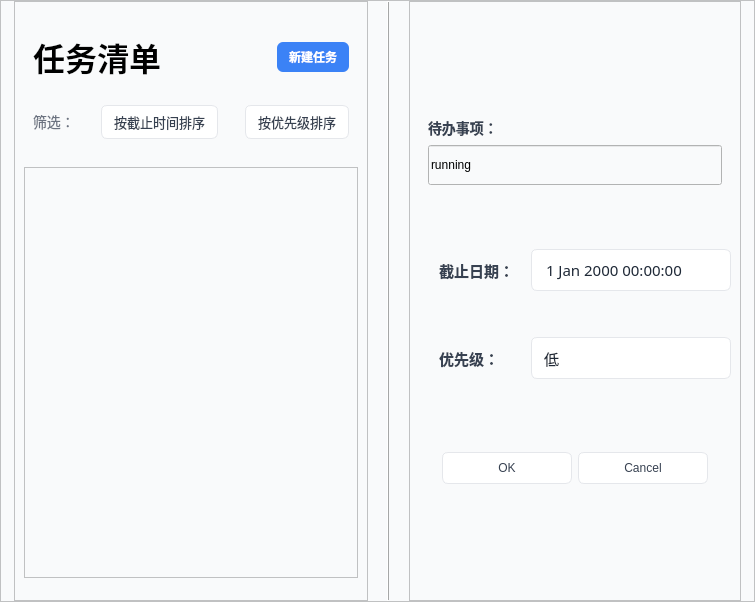
      <widget class="QWidget" name="tasks">
       <property name="sizePolicy">
        <sizepolicy hsizetype="Expanding" vsizetype="Expanding">
         <horstretch>0</horstretch>
         <verstretch>0</verstretch>
        </sizepolicy>
       </property>
       <property name="styleSheet">
        <string notr="true">    background-color: #F9FAFB;
 </string>
       </property>
       <layout class="QGridLayout" name="gridLayout_6">
        <property name="leftMargin">
         <number>0</number>
        </property>
        <property name="topMargin">
         <number>0</number>
        </property>
        <property name="rightMargin">
         <number>0</number>
        </property>
        <property name="bottomMargin">
         <number>0</number>
        </property>
        <property name="spacing">
         <number>0</number>
        </property>
        <item row="0" column="0">
         <widget class="QFrame" name="frame_3">
          <property name="sizePolicy">
           <sizepolicy hsizetype="Expanding" vsizetype="Expanding">
            <horstretch>0</horstretch>
            <verstretch>0</verstretch>
           </sizepolicy>
          </property>
          <property name="autoFillBackground">
           <bool>false</bool>
          </property>
          <property name="styleSheet">
           <string notr="true"/>
          </property>
          <property name="frameShape">
           <enum>QFrame::Shape::StyledPanel</enum>
          </property>
          <property name="frameShadow">
           <enum>QFrame::Shadow::Raised</enum>
          </property>
          <layout class="QHBoxLayout" name="horizontalLayout">
           <property name="leftMargin">
            <number>0</number>
           </property>
           <property name="topMargin">
            <number>0</number>
           </property>
           <property name="rightMargin">
            <number>0</number>
           </property>
           <property name="bottomMargin">
            <number>0</number>
           </property>
           <item>
            <spacer name="horizontalSpacer">
             <property name="orientation">
              <enum>Qt::Orientation::Horizontal</enum>
             </property>
             <property name="sizeType">
              <enum>QSizePolicy::Policy::Preferred</enum>
             </property>
             <property name="sizeHint" stdset="0">
              <size>
               <width>13</width>
               <height>20</height>
              </size>
             </property>
            </spacer>
           </item>
           <item>
            <widget class="QFrame" name="frame">
             <property name="sizePolicy">
              <sizepolicy hsizetype="Expanding" vsizetype="Expanding">
               <horstretch>0</horstretch>
               <verstretch>0</verstretch>
              </sizepolicy>
             </property>
             <property name="styleSheet">
              <string notr="true"/>
             </property>
             <property name="frameShape">
              <enum>QFrame::Shape::StyledPanel</enum>
             </property>
             <property name="frameShadow">
              <enum>QFrame::Shadow::Raised</enum>
             </property>
             <layout class="QVBoxLayout" name="verticalLayout_3">
              <item>
               <spacer name="verticalSpacer_2">
                <property name="orientation">
                 <enum>Qt::Orientation::Vertical</enum>
                </property>
                <property name="sizeType">
                 <enum>QSizePolicy::Policy::Preferred</enum>
                </property>
                <property name="sizeHint" stdset="0">
                 <size>
                  <width>20</width>
                  <height>13</height>
                 </size>
                </property>
               </spacer>
              </item>
              <item>
               <widget class="QFrame" name="frame_4">
                <property name="sizePolicy">
                 <sizepolicy hsizetype="Expanding" vsizetype="Preferred">
                  <horstretch>0</horstretch>
                  <verstretch>0</verstretch>
                 </sizepolicy>
                </property>
                <property name="styleSheet">
                 <string notr="true">QWidget#centralWidget {
    background-color: #F9FAFB;
    padding: 20px;
}</string>
                </property>
                <property name="frameShape">
                 <enum>QFrame::Shape::NoFrame</enum>
                </property>
                <property name="frameShadow">
                 <enum>QFrame::Shadow::Raised</enum>
                </property>
                <layout class="QHBoxLayout" name="horizontalLayout_9">
                 <item>
                  <widget class="QLabel" name="tasksDisplay">
                   <property name="font">
                    <font>
                     <family>Microsoft YaHei UI</family>
                     <pointsize>24</pointsize>
                     <bold>true</bold>
                    </font>
                   </property>
                   <property name="styleSheet">
                    <string notr="true">QLabel#titleLabel {
    color: #1F2937;
    font-weight: bold;
    font-size: 24px;
    font-family: &quot;Microsoft YaHei UI&quot;;
}</string>
                   </property>
                   <property name="text">
                    <string>任务清单</string>
                   </property>
                  </widget>
                 </item>
                 <item>
                  <spacer name="horizontalSpacer_28">
                   <property name="orientation">
                    <enum>Qt::Orientation::Horizontal</enum>
                   </property>
                   <property name="sizeType">
                    <enum>QSizePolicy::Policy::Preferred</enum>
                   </property>
                   <property name="sizeHint" stdset="0">
                    <size>
                     <width>40</width>
                     <height>20</height>
                    </size>
                   </property>
                  </spacer>
                 </item>
                 <item>
                  <widget class="QPushButton" name="addButton">
                   <property name="sizePolicy">
                    <sizepolicy hsizetype="Maximum" vsizetype="Fixed">
                     <horstretch>0</horstretch>
                     <verstretch>0</verstretch>
                    </sizepolicy>
                   </property>
                   <property name="font">
                    <font>
                     <family>Microsoft YaHei UI</family>
                     <pointsize>9</pointsize>
                     <bold>true</bold>
                    </font>
                   </property>
                   <property name="cursor">
                    <cursorShape>PointingHandCursor</cursorShape>
                   </property>
                   <property name="styleSheet">
                    <string notr="true">QPushButton#addButton {
    background-color: #3B82F6;
    color: white;
    border: none;
    border-radius: 6px;
    padding: 6px 12px;
    font-weight: bold;
}
QPushButton#addButton:hover {
    background-color: #2563EB;
}
QPushButton#addButton:pressed {
    background-color: #1D4ED8;
}</string>
                   </property>
                   <property name="text">
                    <string>新建任务</string>
                   </property>
                   <property name="icon">
                    <iconset resource="img.qrc">
                     <normaloff>:/more/img/add.png</normaloff>:/more/img/add.png</iconset>
                   </property>
                   <property name="iconSize">
                    <size>
                     <width>16</width>
                     <height>16</height>
                    </size>
                   </property>
                  </widget>
                 </item>
                </layout>
               </widget>
              </item>
              <item>
               <widget class="QWidget" name="sortButtonsContainer" native="true">
                <layout class="QHBoxLayout" name="horizontalLayout_16">
                 <item>
                  <widget class="QLabel" name="filterLabel_2">
                   <property name="styleSheet">
                    <string notr="true">QLabel {
    color: #6B7280;
    font-size: 14px;
    font-family: &quot;Microsoft YaHei UI&quot;;
}</string>
                   </property>
                   <property name="text">
                    <string>筛选：</string>
                   </property>
                  </widget>
                 </item>
                 <item>
                  <spacer name="horizontalSpacer_29">
                   <property name="orientation">
                    <enum>Qt::Orientation::Horizontal</enum>
                   </property>
                   <property name="sizeType">
                    <enum>QSizePolicy::Policy::Preferred</enum>
                   </property>
                   <property name="sizeHint" stdset="0">
                    <size>
                     <width>20</width>
                     <height>20</height>
                    </size>
                   </property>
                  </spacer>
                 </item>
                 <item>
                  <widget class="QPushButton" name="sortByDeadlineBtn">
                   <property name="cursor">
                    <cursorShape>PointingHandCursor</cursorShape>
                   </property>
                   <property name="styleSheet">
                    <string notr="true">QPushButton {
    background-color: white;
    border: 1px solid #E5E7EB;
    border-radius: 6px;
    padding: 6px 12px;
    color: #374151;
    font-family: &quot;Microsoft YaHei UI&quot;;
    font-size: 13px;
}
QPushButton:hover {
    background-color: #F3F4F6;
    border-color: #D1D5DB;
}
QPushButton:pressed {
    background-color: #E5E7EB;
}</string>
                   </property>
                   <property name="text">
                    <string>按截止时间排序</string>
                   </property>
                   <property name="icon">
                    <iconset>
                     <normaloff>:/more/img/time.png</normaloff>:/more/img/time.png</iconset>
                   </property>
                   <property name="iconSize">
                    <size>
                     <width>14</width>
                     <height>14</height>
                    </size>
                   </property>
                  </widget>
                 </item>
                 <item>
                  <spacer name="horizontalSpacer_30">
                   <property name="orientation">
                    <enum>Qt::Orientation::Horizontal</enum>
                   </property>
                   <property name="sizeType">
                    <enum>QSizePolicy::Policy::Preferred</enum>
                   </property>
                   <property name="sizeHint" stdset="0">
                    <size>
                     <width>21</width>
                     <height>20</height>
                    </size>
                   </property>
                  </spacer>
                 </item>
                 <item>
                  <widget class="QPushButton" name="sortByPriorityBtn">
                   <property name="cursor">
                    <cursorShape>PointingHandCursor</cursorShape>
                   </property>
                   <property name="styleSheet">
                    <string notr="true">QPushButton {
    background-color: white;
    border: 1px solid #E5E7EB;
    border-radius: 6px;
    padding: 6px 12px;
    color: #374151;
    font-family: &quot;Microsoft YaHei UI&quot;;
    font-size: 13px;
}
QPushButton:hover {
    background-color: #F3F4F6;
    border-color: #D1D5DB;
}
QPushButton:pressed {
    background-color: #E5E7EB;
}</string>
                   </property>
                   <property name="text">
                    <string>按优先级排序</string>
                   </property>
                   <property name="icon">
                    <iconset>
                     <normaloff>:/more/img/priority.png</normaloff>:/more/img/priority.png</iconset>
                   </property>
                   <property name="iconSize">
                    <size>
                     <width>14</width>
                     <height>14</height>
                    </size>
                   </property>
                  </widget>
                 </item>
                </layout>
               </widget>
              </item>
              <item>
               <spacer name="verticalSpacer_1">
                <property name="orientation">
                 <enum>Qt::Orientation::Vertical</enum>
                </property>
                <property name="sizeType">
                 <enum>QSizePolicy::Policy::Preferred</enum>
                </property>
                <property name="sizeHint" stdset="0">
                 <size>
                  <width>13</width>
                  <height>13</height>
                 </size>
                </property>
               </spacer>
              </item>
              <item>
               <widget class="TaskDisplay" name="listWidget">
                <property name="sizePolicy">
                 <sizepolicy hsizetype="Expanding" vsizetype="Expanding">
                  <horstretch>0</horstretch>
                  <verstretch>0</verstretch>
                 </sizepolicy>
                </property>
                <property name="autoFillBackground">
                 <bool>false</bool>
                </property>
                <property name="styleSheet">
                 <string notr="true">padding: 5px;</string>
                </property>
                <property name="editTriggers">
                 <set>QAbstractItemView::EditTrigger::NoEditTriggers</set>
                </property>
                <property name="sortingEnabled">
                 <bool>false</bool>
                </property>
               </widget>
              </item>
              <item>
               <spacer name="verticalSpacer_9">
                <property name="orientation">
                 <enum>Qt::Orientation::Vertical</enum>
                </property>
                <property name="sizeType">
                 <enum>QSizePolicy::Policy::Preferred</enum>
                </property>
                <property name="sizeHint" stdset="0">
                 <size>
                  <width>20</width>
                  <height>13</height>
                 </size>
                </property>
               </spacer>
              </item>
             </layout>
            </widget>
           </item>
           <item>
            <spacer name="horizontalSpacer_2">
             <property name="orientation">
              <enum>Qt::Orientation::Horizontal</enum>
             </property>
             <property name="sizeType">
              <enum>QSizePolicy::Policy::Preferred</enum>
             </property>
             <property name="sizeHint" stdset="0">
              <size>
               <width>13</width>
               <height>20</height>
              </size>
             </property>
            </spacer>
           </item>
           <item>
            <widget class="Line" name="line">
             <property name="sizePolicy">
              <sizepolicy hsizetype="Fixed" vsizetype="Expanding">
               <horstretch>0</horstretch>
               <verstretch>0</verstretch>
              </sizepolicy>
             </property>
             <property name="styleSheet">
              <string notr="true"/>
             </property>
             <property name="frameShadow">
              <enum>QFrame::Shadow::Raised</enum>
             </property>
             <property name="orientation">
              <enum>Qt::Orientation::Vertical</enum>
             </property>
            </widget>
           </item>
           <item>
            <spacer name="horizontalSpacer_3">
             <property name="orientation">
              <enum>Qt::Orientation::Horizontal</enum>
             </property>
             <property name="sizeType">
              <enum>QSizePolicy::Policy::Preferred</enum>
             </property>
             <property name="sizeHint" stdset="0">
              <size>
               <width>13</width>
               <height>20</height>
              </size>
             </property>
            </spacer>
           </item>
           <item>
            <widget class="TaskEditor" name="editor">
             <property name="enabled">
              <bool>true</bool>
             </property>
             <property name="sizePolicy">
              <sizepolicy hsizetype="Expanding" vsizetype="Expanding">
               <horstretch>0</horstretch>
               <verstretch>0</verstretch>
              </sizepolicy>
             </property>
             <property name="styleSheet">
              <string notr="true"/>
             </property>
             <property name="frameShape">
              <enum>QFrame::Shape::StyledPanel</enum>
             </property>
             <property name="frameShadow">
              <enum>QFrame::Shadow::Raised</enum>
             </property>
             <layout class="QVBoxLayout" name="verticalLayout_5">
              <item>
               <spacer name="verticalSpacer_4">
                <property name="orientation">
                 <enum>Qt::Orientation::Vertical</enum>
                </property>
                <property name="sizeType">
                 <enum>QSizePolicy::Policy::Preferred</enum>
                </property>
                <property name="sizeHint" stdset="0">
                 <size>
                  <width>20</width>
                  <height>97</height>
                 </size>
                </property>
               </spacer>
              </item>
              <item>
               <widget class="QWidget" name="taskEditContainer" native="true">
                <layout class="QVBoxLayout" name="verticalLayout_4">
                 <item>
                  <widget class="QLabel" name="taskLabel">
                   <property name="font">
                    <font>
                     <family>Microsoft YaHei UI</family>
                     <pointsize>-1</pointsize>
                     <fontweight>Medium</fontweight>
                    </font>
                   </property>
                   <property name="styleSheet">
                    <string notr="true">QLabel#taskLabel {
    color: #374151;
    font-family: &quot;Microsoft YaHei UI&quot;;
    font-size: 14px;
    font-weight: 500;
}</string>
                   </property>
                   <property name="text">
                    <string>待办事项：</string>
                   </property>
                  </widget>
                 </item>
                 <item>
                  <widget class="QLineEdit" name="textEdit">
                   <property name="sizePolicy">
                    <sizepolicy hsizetype="Expanding" vsizetype="Minimum">
                     <horstretch>0</horstretch>
                     <verstretch>6</verstretch>
                    </sizepolicy>
                   </property>
                   <property name="minimumSize">
                    <size>
                     <width>0</width>
                     <height>40</height>
                    </size>
                   </property>
                   <property name="font">
                    <font>
                     <family>Microsoft YaHei UI</family>
                     <pointsize>9</pointsize>
                    </font>
                   </property>
                   <property name="styleSheet">
                    <string notr="true">QLineEdit#taskInput {
    background-color: white;
    border: 1px solid #E5E7EB;
    border-radius: 6px;
    padding: 8px 12px;
    color: #1F2937;
    font-family: &quot;Microsoft YaHei UI&quot;;
    font-size: 14px;
}

QLineEdit#taskInput:focus {
    border: 2px solid #3B82F6;
    outline: none;
}

QLineEdit#taskInput:hover {
    border: 1px solid #D1D5DB;
}

QLineEdit#taskInput:disabled {
    background-color: #F3F4F6;
    color: #6B7280;
}</string>
                   </property>
                   <property name="text">
                    <string>running</string>
                   </property>
                   <property name="maxLength">
                    <number>100</number>
                   </property>
                   <property name="placeholderText">
                    <string>请输入待办事项...</string>
                   </property>
                  </widget>
                 </item>
                </layout>
               </widget>
              </item>
              <item>
               <spacer name="verticalSpacer_6">
                <property name="orientation">
                 <enum>Qt::Orientation::Vertical</enum>
                </property>
                <property name="sizeHint" stdset="0">
                 <size>
                  <width>20</width>
                  <height>49</height>
                 </size>
                </property>
               </spacer>
              </item>
              <item>
               <layout class="QHBoxLayout" name="horizontalLayout_3">
                <property name="spacing">
                 <number>12</number>
                </property>
                <property name="leftMargin">
                 <number>20</number>
                </property>
                <item>
                 <widget class="QLabel" name="label_6">
                  <property name="minimumSize">
                   <size>
                    <width>80</width>
                    <height>36</height>
                   </size>
                  </property>
                  <property name="font">
                   <font>
                    <family>微软雅黑</family>
                    <pointsize>11</pointsize>
                    <fontweight>Medium</fontweight>
                   </font>
                  </property>
                  <property name="styleSheet">
                   <string notr="true">QLabel {
    color: #374151;
    font-weight: 500;
}</string>
                  </property>
                  <property name="text">
                   <string>截止日期：</string>
                  </property>
                 </widget>
                </item>
                <item>
                 <widget class="QDateTimeEdit" name="dateTimeEdit">
                  <property name="minimumSize">
                   <size>
                    <width>200</width>
                    <height>36</height>
                   </size>
                  </property>
                  <property name="font">
                   <font>
                    <family>微软雅黑</family>
                    <pointsize>11</pointsize>
                   </font>
                  </property>
                  <property name="styleSheet">
                   <string notr="true">QDateTimeEdit {
    background-color: white;
    border: 1px solid #E5E7EB;
    border-radius: 6px;
    padding: 8px 12px;
    color: #1F2937;
}

QDateTimeEdit:hover {
    border: 1px solid #D1D5DB;
}

QDateTimeEdit:focus {
    border: 2px solid #3B82F6;
}

QDateTimeEdit::drop-down {
    border: none;
    width: 20px;
}

QDateTimeEdit::down-arrow {
    image: url(:/more/img/calendar.png);
    width: 12px;
    height: 12px;
}

QCalendarWidget {
    background-color: white;
    selection-background-color: #3B82F6;
    selection-color: white;
}

QCalendarWidget QToolButton {
    color: #1F2937;
    background-color: transparent;
    border: none;
    border-radius: 4px;
    padding: 4px;
}

QCalendarWidget QToolButton:hover {
    background-color: #F3F4F6;
}

QCalendarWidget QMenu {
    background-color: white;
    border: 1px solid #E5E7EB;
    border-radius: 6px;
}

QCalendarWidget QSpinBox {
    background-color: white;
    border: 1px solid #E5E7EB;
    border-radius: 4px;
    padding: 2px;
}</string>
                  </property>
                  <property name="calendarPopup">
                   <bool>true</bool>
                  </property>
                 </widget>
                </item>
               </layout>
              </item>
              <item>
               <spacer name="verticalSpacer_3">
                <property name="orientation">
                 <enum>Qt::Orientation::Vertical</enum>
                </property>
                <property name="sizeType">
                 <enum>QSizePolicy::Policy::Preferred</enum>
                </property>
                <property name="sizeHint" stdset="0">
                 <size>
                  <width>20</width>
                  <height>40</height>
                 </size>
                </property>
               </spacer>
              </item>
              <item>
               <layout class="QHBoxLayout" name="horizontalLayout_2">
                <property name="spacing">
                 <number>12</number>
                </property>
                <property name="leftMargin">
                 <number>20</number>
                </property>
                <item>
                 <widget class="QLabel" name="label_5">
                  <property name="minimumSize">
                   <size>
                    <width>80</width>
                    <height>36</height>
                   </size>
                  </property>
                  <property name="font">
                   <font>
                    <family>微软雅黑</family>
                    <pointsize>11</pointsize>
                    <fontweight>Medium</fontweight>
                   </font>
                  </property>
                  <property name="styleSheet">
                   <string notr="true">QLabel {
    color: #374151;
    font-weight: 500;
}</string>
                  </property>
                  <property name="text">
                   <string>优先级：</string>
                  </property>
                 </widget>
                </item>
                <item>
                 <widget class="QComboBox" name="comboBox">
                  <property name="minimumSize">
                   <size>
                    <width>200</width>
                    <height>36</height>
                   </size>
                  </property>
                  <property name="font">
                   <font>
                    <family>微软雅黑</family>
                    <pointsize>11</pointsize>
                   </font>
                  </property>
                  <property name="styleSheet">
                   <string notr="true">QComboBox {
    background-color: white;
    border: 1px solid #E5E7EB;
    border-radius: 6px;
    padding: 8px 12px;
    color: #1F2937;
}

QComboBox:hover {
    border: 1px solid #D1D5DB;
}

QComboBox:focus {
    border: 2px solid #3B82F6;
}

QComboBox::drop-down {
    border: none;
    width: 20px;
}

QComboBox::down-arrow {
    image: url(:/icon/img/down-arrow.png);
    width: 12px;
    height: 12px;
}

QComboBox QAbstractItemView {
    background-color: white;
    border: 1px solid #E5E7EB;
    border-radius: 6px;
    padding: 4px;
    selection-background-color: #EFF6FF;
    selection-color: #1F2937;
}</string>
                  </property>
                  <item>
                   <property name="text">
                    <string>低</string>
                   </property>
                  </item>
                  <item>
                   <property name="text">
                    <string>中</string>
                   </property>
                  </item>
                  <item>
                   <property name="text">
                    <string>高</string>
                   </property>
                  </item>
                 </widget>
                </item>
               </layout>
              </item>
              <item>
               <spacer name="verticalSpacer_7">
                <property name="orientation">
                 <enum>Qt::Orientation::Vertical</enum>
                </property>
                <property name="sizeType">
                 <enum>QSizePolicy::Policy::Preferred</enum>
                </property>
                <property name="sizeHint" stdset="0">
                 <size>
                  <width>20</width>
                  <height>67</height>
                 </size>
                </property>
               </spacer>
              </item>
              <item>
               <widget class="QDialogButtonBox" name="buttonBox">
                <property name="autoFillBackground">
                 <bool>false</bool>
                </property>
                <property name="styleSheet">
                 <string notr="true">
    QPushButton {
      background-color: white;
      border: 1px solid #E5E7EB;
      color: #374151;
      border-radius: 6px;
      padding: 8px 24px;
      min-width: 80px;
    }
    QPushButton:hover {
      background-color: #F3F4F6;
    }
</string>
                </property>
                <property name="standardButtons">
                 <set>QDialogButtonBox::StandardButton::Cancel|QDialogButtonBox::StandardButton::Ok</set>
                </property>
                <property name="centerButtons">
                 <bool>true</bool>
                </property>
               </widget>
              </item>
              <item>
               <spacer name="verticalSpacer_8">
                <property name="orientation">
                 <enum>Qt::Orientation::Vertical</enum>
                </property>
                <property name="sizeHint" stdset="0">
                 <size>
                  <width>20</width>
                  <height>107</height>
                 </size>
                </property>
               </spacer>
              </item>
             </layout>
            </widget>
           </item>
           <item>
            <spacer name="horizontalSpacer_4">
             <property name="orientation">
              <enum>Qt::Orientation::Horizontal</enum>
             </property>
             <property name="sizeType">
              <enum>QSizePolicy::Policy::Preferred</enum>
             </property>
             <property name="sizeHint" stdset="0">
              <size>
               <width>13</width>
               <height>20</height>
              </size>
             </property>
            </spacer>
           </item>
          </layout>
         </widget>
        </item>
       </layout>
      </widget>
